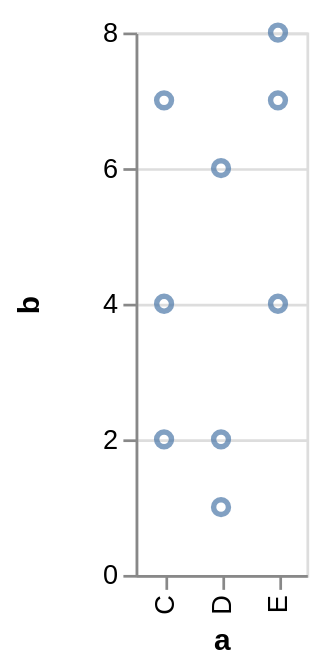

Source (Vega-Lite JSON):
### Vega specification from a JSON file in a GitHub repository (floating-point values rounded to 4 significant figures)
{"$schema": "https://vega.github.io/schema/vega/v3.0.json", "autosize": "pad", "padding": 5, "height": 200, "style": "cell", "data": [{"name": "source_0", "values": [{"a": "C", "b": 2}, {"a": "C", "b": 7}, {"a": "C", "b": 4}, {"a": "D", "b": 1}, {"a": "D", "b": 2}, {"a": "D", "b": 6}, {"a": "E", "b": 8}, {"a": "E", "b": 4}, {"a": "E", "b": 7}]}, {"name": "data_0", "source": "source_0", "transform": [{"type": "formula", "expr": "toNumber(datum[\"b\"])", "as": "b"}, {"type": "filter", "expr": "datum[\"b\"] !== null && !isNaN(datum[\"b\"])"}]}], "signals": [{"name": "x_step", "value": 21}, {"name": "width", "update": "bandspace(domain('x').length, 1, 0.5) * x_step"}], "marks": [{"name": "marks", "type": "symbol", "style": ["point"], "from": {"data": "data_0"}, "encode": {"update": {"opacity": {"value": 0.7}, "stroke": {"value": "#4c78a8"}, "fill": {"value": "transparent"}, "x": {"scale": "x", "field": "a"}, "y": {"scale": "y", "field": "b"}}}}], "scales": [{"name": "x", "type": "point", "domain": {"data": "data_0", "field": "a", "sort": true}, "range": {"step": {"signal": "x_step"}}, "padding": 0.5}, {"name": "y", "type": "linear", "domain": {"data": "data_0", "field": "b"}, "range": [{"signal": "height"}, 0], "nice": true, "zero": true}], "axes": [{"scale": "x", "orient": "bottom", "title": "a", "zindex": 1, "encode": {"labels": {"update": {"angle": {"value": 270}, "align": {"value": "right"}, "baseline": {"value": "middle"}}}}}, {"scale": "y", "orient": "left", "labelOverlap": true, "tickCount": {"signal": "ceil(height/40)"}, "title": "b", "zindex": 1}, {"scale": "y", "orient": "left", "domain": false, "grid": true, "labels": false, "maxExtent": 0, "minExtent": 0, "tickCount": {"signal": "ceil(height/40)"}, "ticks": false, "zindex": 0, "gridScale": "x"}], "config": {"axisY": {"minExtent": 30}}}
